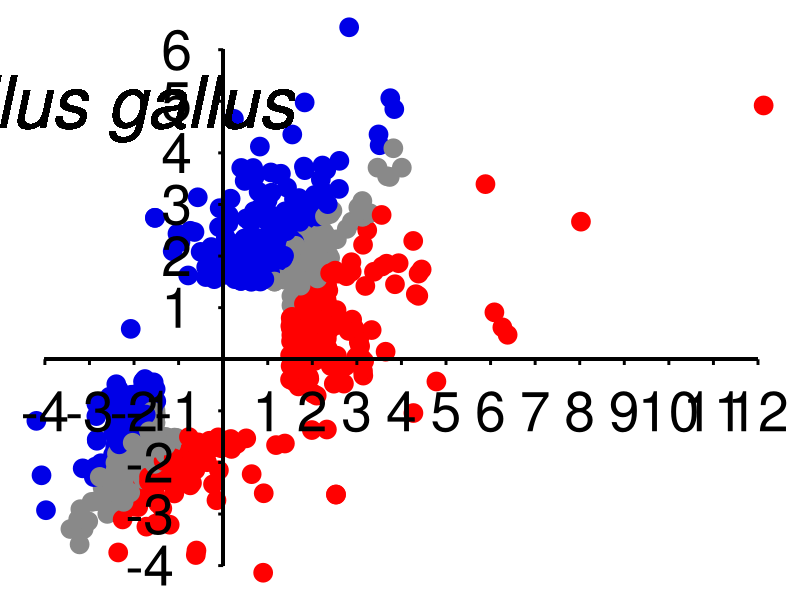

R code for this plot:
####Working directory----
setwd("/home/vant/Escritorio/")
getwd()
#----

####Libraries----
library(ggplot2)
library(ggrepel)
library(tidyverse)
#----

####Data----
data <- read.csv2("./Gall.csv")
data$pattern <- as.factor(as.character(data$pattern))
data <- data[,-c(9:12)]
data$GRAN <- rep("NO", nrow(data))
data$GRAN <- as.factor(as.character(data$GRAN)) 
#----

####Axis---- 
# constants 
axis_begin_x  <- round(min(data$logFC.x))
axis_end_x  <- round(max(data$logFC.x))
total_ticks_x <- abs((axis_begin_x)) + abs((axis_end_x)) + 1

axis_begin_y  <- round(min(data$logFC.y))
axis_end_y  <- round(max(data$logFC.y))
total_ticks_y <- abs((axis_begin_y)) + abs((axis_end_y)) + 1
# chart junk data
tick_frame_x <- 
  data.frame(ticks = seq(axis_begin_x, axis_end_x, length.out = total_ticks_x), 
             zero=0) %>%
  subset(ticks != 0)
  tick_frame_y <- 
  data.frame(ticks = seq(axis_begin_y, axis_end_y, length.out = total_ticks_y), 
             zero=0) %>%
  subset(ticks != 0)

lab_frame_x <- data.frame(lab = seq(axis_begin_x, axis_end_x),
                          zero = 0
) %>%
  subset(lab != 0)

lab_frame_y <- data.frame(lab = seq(axis_begin_y, axis_end_y),
                          zero = 0) %>%
  subset(lab != 0)

tick_sz_x <- (tail(lab_frame_y$lab, 1) -  lab_frame_y$lab[1]) / -90
tick_sz_y <- (tail(lab_frame_y$lab, 1) -  lab_frame_y$lab[1]) / -90
#----

####Plotting----
ggplot(data, aes(x=logFC.x, y=logFC.y))+
  geom_point(aes(size=GRAN,col=pattern))+
  scale_size_manual(values = c(6,10))+
  scale_color_manual(values = c("#898989","#ff0101","#0000e7"))+
  geom_point(data = data[data$GRAN == "SI",],
             pch = 21, fill=NA, size = 10, colour = "black", stroke=2.5)+
  
  #----

####Add ons----
# y axis line
geom_segment(x = 0, xend = 0, 
             y = lab_frame_y$lab[1], yend = tail(lab_frame_y$lab, 1),
             size = 1) +
  # x axis line
  geom_segment(y = 0, yend = 0, 
               x = lab_frame_x$lab[1], xend = tail(lab_frame_x$lab, 1),
               size = 1) +
  # x ticks
  geom_segment(data = tick_frame_x, 
               aes(x = ticks, xend = ticks, 
                   y = zero, yend = zero + tick_sz_x),
               size = 1) +
  # y ticks
  geom_segment(data = tick_frame_y, 
               aes(x = zero, xend = zero + tick_sz_y, 
                   y = ticks, yend = ticks),
               size = 1) + 
  # labels
  geom_text(data=lab_frame_x, aes(x=lab, y=zero, label=lab),vjust=1.8, size = 14) +
  geom_text(data=lab_frame_y, aes(x=zero, y=lab, label=lab),hjust=2, size = 14) +
  #----  

####Finishing the plot----
  theme_void()+
  theme(legend.position = "none")+

#Title
  geom_text(mapping = aes(label="Gallus gallus",x=-3,y=5,fontface=3),
            size = 18)
#----  